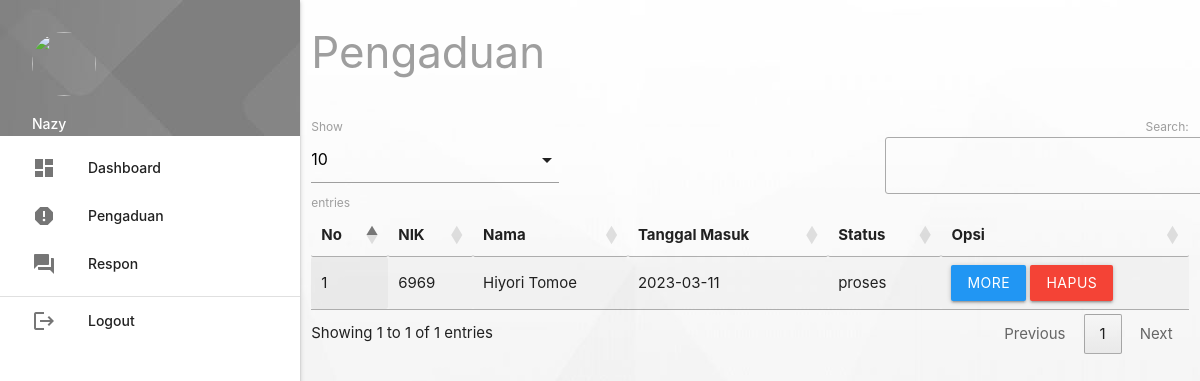
The page /petugas/index.php?p=pengaduan (signed in) on the database its author committed.
### tables this page shows
CREATE TABLE `pengaduan` (
  `id_pengaduan` int(5) NOT NULL,
  `tgl_pengaduan` varchar(20) NOT NULL,
  `nik` varchar(16) NOT NULL,
  `isi_laporan` text NOT NULL,
  `foto` varchar(255) NOT NULL,
  `status` enum('proses','selesai') NOT NULL
);

CREATE TABLE `masyarakat` (
  `nik` varchar(16) NOT NULL,
  `nama` varchar(35) NOT NULL,
  `username` varchar(25) NOT NULL,
  `password` varchar(255) NOT NULL,
  `telp` varchar(13) NOT NULL
);

### petugas/pengaduan.php (the view, shortened to what this page needs)
       <div class="row">
         <div class="col s12 m9">
           <h3 class="grey-text">Pengaduan</h3>
         </div>
       </div>
       <table id="example" class="display responsive-table" style="width:100%">
         <thead>
             <tr>
			<th>No</th>
			<th>NIK</th>
			<th>Nama</th>
			<th>Tanggal Masuk</th>
			<th>Status</th>
			<th>Opsi</th>
             </tr>
         </thead>
         <tbody>
<?php
	$no=1;
	$query = mysqli_query($koneksi,"SELECT * FROM pengaduan INNER JOIN masyarakat ON pengaduan.nik=masyarakat.nik WHERE pengaduan.status='proses' ORDER BY pengaduan.id_pengaduan DESC");
	while ($r=mysqli_fetch_assoc($query)) { ?>
	<tr>
		<td><?php echo $no++; ?></td>
		<td><?php echo $r['nik']; ?></td>
		<td><?php echo $r['nama']; ?></td>
		<td><?php echo $r['tgl_pengaduan']; ?></td>
		<td><?php echo $r['status']; ?></td>
		<td><a class="btn modal-trigger blue" href="#more?id_pengaduan=<?php echo $r['id_pengaduan'] ?>">More</a>  <a class="btn red" onclick="return confirm('Anda Yakin Ingin Menghapus Y/N')" href="index.php?p=pengaduan_hapus&id_pengaduan=<?php echo $r['id_pengaduan'] ?>">Hapus</a></td>
	</tr>
           <?php  }
            ?>
         </tbody>
       </table>

### rows shown on the page
pengaduan: masyarakat.nik "6969", masyarakat.nama "Hiyori Tomoe", tgl_pengaduan "2023-03-11", status "proses"

### other values the page prints
$_SESSION['data']['nama_petugas'] "Nazy"
